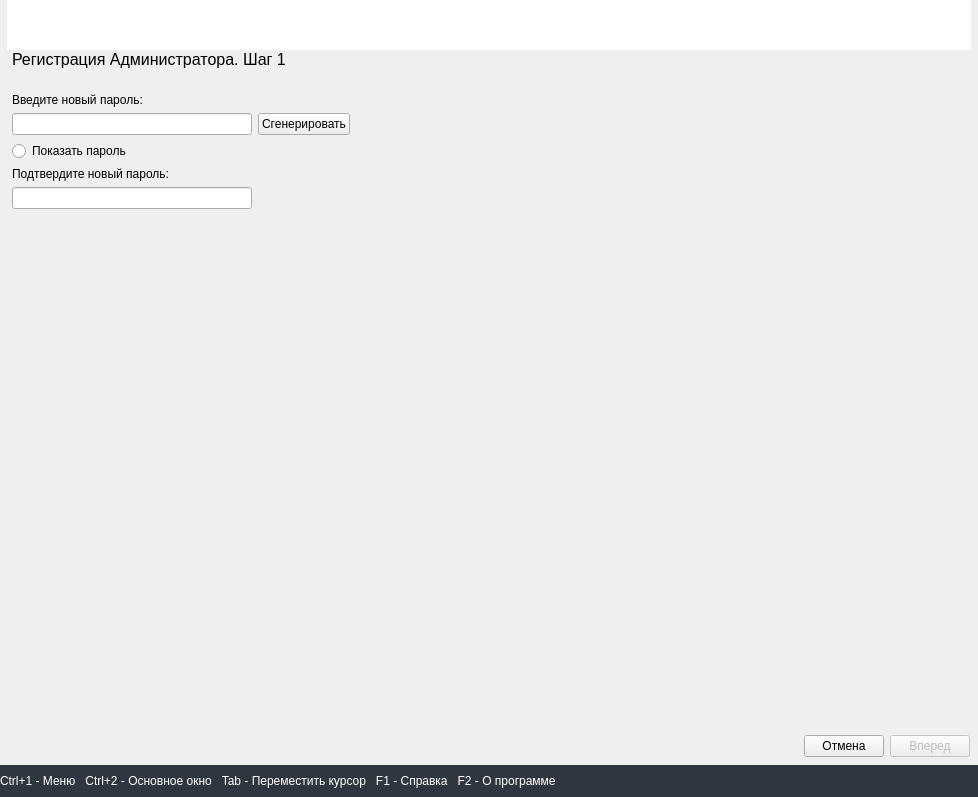
<?xml version="1.0" encoding="UTF-8"?>
<ui version="4.0">
 <class>AdminRegistrationWizard</class>
 <widget class="QWidget" name="AdminRegistrationWizard">
  <property name="geometry">
   <rect>
    <x>0</x>
    <y>0</y>
    <width>978</width>
    <height>797</height>
   </rect>
  </property>
  <property name="focusPolicy">
   <enum>Qt::StrongFocus</enum>
  </property>
  <property name="windowTitle">
   <string>Form</string>
  </property>
  <layout class="QVBoxLayout" name="verticalLayout">
   <property name="spacing">
    <number>0</number>
   </property>
   <property name="leftMargin">
    <number>0</number>
   </property>
   <property name="topMargin">
    <number>0</number>
   </property>
   <property name="rightMargin">
    <number>0</number>
   </property>
   <property name="bottomMargin">
    <number>0</number>
   </property>
   <item>
    <layout class="QHBoxLayout" name="top_horizontal_layout" stretch="0,1,0">
     <property name="spacing">
      <number>0</number>
     </property>
     <item>
      <widget class="QLabel" name="left_label">
       <property name="sizePolicy">
        <sizepolicy hsizetype="Minimum" vsizetype="Preferred">
         <horstretch>0</horstretch>
         <verstretch>0</verstretch>
        </sizepolicy>
       </property>
       <property name="minimumSize">
        <size>
         <width>0</width>
         <height>50</height>
        </size>
       </property>
       <property name="text">
        <string/>
       </property>
       <property name="pixmap">
        <pixmap>../img/top_left.png</pixmap>
       </property>
      </widget>
     </item>
     <item>
      <widget class="QLabel" name="middle_label">
       <property name="sizePolicy">
        <sizepolicy hsizetype="Preferred" vsizetype="Fixed">
         <horstretch>0</horstretch>
         <verstretch>0</verstretch>
        </sizepolicy>
       </property>
       <property name="minimumSize">
        <size>
         <width>100</width>
         <height>50</height>
        </size>
       </property>
       <property name="styleSheet">
        <string notr="true">background-color: white</string>
       </property>
       <property name="text">
        <string/>
       </property>
      </widget>
     </item>
     <item>
      <widget class="QLabel" name="right_label">
       <property name="sizePolicy">
        <sizepolicy hsizetype="Minimum" vsizetype="Preferred">
         <horstretch>0</horstretch>
         <verstretch>0</verstretch>
        </sizepolicy>
       </property>
       <property name="minimumSize">
        <size>
         <width>0</width>
         <height>50</height>
        </size>
       </property>
       <property name="text">
        <string/>
       </property>
       <property name="pixmap">
        <pixmap>../img/top_right_i.png</pixmap>
       </property>
      </widget>
     </item>
    </layout>
   </item>
   <item>
    <widget class="QStackedWidget" name="stacked_widget">
     <property name="currentIndex">
      <number>0</number>
     </property>
     <widget class="QWidget" name="page_1">
      <layout class="QVBoxLayout" name="verticalLayout_5">
       <property name="leftMargin">
        <number>12</number>
       </property>
       <property name="topMargin">
        <number>0</number>
       </property>
       <property name="rightMargin">
        <number>0</number>
       </property>
       <property name="bottomMargin">
        <number>0</number>
       </property>
       <item>
        <widget class="QLabel" name="step_label_1">
         <property name="font">
          <font>
           <pointsize>12</pointsize>
          </font>
         </property>
         <property name="text">
          <string>Регистрация Администратора. Шаг 1
</string>
         </property>
        </widget>
       </item>
       <item>
        <widget class="QLabel" name="enter_passwd_label">
         <property name="text">
          <string>Введите новый пароль:</string>
         </property>
        </widget>
       </item>
       <item>
        <layout class="QHBoxLayout" name="horizontal_layout_1">
         <item>
          <widget class="QLineEdit" name="passwd_line_edit">
           <property name="minimumSize">
            <size>
             <width>240</width>
             <height>0</height>
            </size>
           </property>
           <property name="maximumSize">
            <size>
             <width>240</width>
             <height>16777215</height>
            </size>
           </property>
           <property name="echoMode">
            <enum>QLineEdit::Password</enum>
           </property>
          </widget>
         </item>
         <item>
          <widget class="QPushButton" name="passwd_gen_push_button">
           <property name="text">
            <string>Сгенерировать</string>
           </property>
          </widget>
         </item>
         <item>
          <spacer name="horizontal_spacer_1">
           <property name="orientation">
            <enum>Qt::Horizontal</enum>
           </property>
           <property name="sizeHint" stdset="0">
            <size>
             <width>40</width>
             <height>20</height>
            </size>
           </property>
          </spacer>
         </item>
        </layout>
       </item>
       <item>
        <widget class="QRadioButton" name="show_passwd_radio_button">
         <property name="text">
          <string>Показать пароль</string>
         </property>
        </widget>
       </item>
       <item>
        <widget class="QLabel" name="confirm_passwd_label">
         <property name="text">
          <string>Подтвердите новый пароль:</string>
         </property>
        </widget>
       </item>
       <item>
        <widget class="QLineEdit" name="passwd_confirm_line_edit">
         <property name="minimumSize">
          <size>
           <width>240</width>
           <height>0</height>
          </size>
         </property>
         <property name="maximumSize">
          <size>
           <width>240</width>
           <height>16777215</height>
          </size>
         </property>
         <property name="text">
          <string/>
         </property>
         <property name="echoMode">
          <enum>QLineEdit::Password</enum>
         </property>
        </widget>
       </item>
       <item>
        <spacer name="vertical_spacer_1">
         <property name="orientation">
          <enum>Qt::Vertical</enum>
         </property>
         <property name="sizeHint" stdset="0">
          <size>
           <width>20</width>
           <height>450</height>
          </size>
         </property>
        </spacer>
       </item>
       <item>
        <layout class="QHBoxLayout" name="horizontal_layout_2">
         <property name="rightMargin">
          <number>8</number>
         </property>
         <property name="bottomMargin">
          <number>8</number>
         </property>
         <item>
          <spacer name="horizontal_spacer_2">
           <property name="orientation">
            <enum>Qt::Horizontal</enum>
           </property>
           <property name="sizeHint" stdset="0">
            <size>
             <width>40</width>
             <height>20</height>
            </size>
           </property>
          </spacer>
         </item>
         <item>
          <widget class="QPushButton" name="cancel_push_button_1">
           <property name="text">
            <string>Отмена</string>
           </property>
          </widget>
         </item>
         <item>
          <widget class="QPushButton" name="next_push_button">
           <property name="enabled">
            <bool>false</bool>
           </property>
           <property name="text">
            <string>Вперед</string>
           </property>
          </widget>
         </item>
        </layout>
       </item>
      </layout>
     </widget>
     <widget class="QWidget" name="page_2">
      <layout class="QVBoxLayout" name="verticalLayout_6">
       <property name="leftMargin">
        <number>12</number>
       </property>
       <property name="topMargin">
        <number>0</number>
       </property>
       <property name="rightMargin">
        <number>0</number>
       </property>
       <property name="bottomMargin">
        <number>0</number>
       </property>
       <item>
        <widget class="QLabel" name="step_label_2">
         <property name="font">
          <font>
           <pointsize>12</pointsize>
          </font>
         </property>
         <property name="text">
          <string>Регистрация Администоратора. Шаг 2
</string>
         </property>
        </widget>
       </item>
       <item>
        <widget class="QTableWidget" name="table_widget">
         <column>
          <property name="text">
           <string>Операция</string>
          </property>
         </column>
         <column>
          <property name="text">
           <string>Идентификатор</string>
          </property>
         </column>
         <column>
          <property name="text">
           <string>Результат</string>
          </property>
         </column>
        </widget>
       </item>
       <item>
        <spacer name="vertical_spacer_2">
         <property name="orientation">
          <enum>Qt::Vertical</enum>
         </property>
         <property name="sizeHint" stdset="0">
          <size>
           <width>20</width>
           <height>538</height>
          </size>
         </property>
        </spacer>
       </item>
       <item>
        <layout class="QHBoxLayout" name="horizontal_layout_3">
         <property name="rightMargin">
          <number>8</number>
         </property>
         <property name="bottomMargin">
          <number>8</number>
         </property>
         <item>
          <spacer name="horizontal_spacer_3">
           <property name="orientation">
            <enum>Qt::Horizontal</enum>
           </property>
           <property name="sizeHint" stdset="0">
            <size>
             <width>40</width>
             <height>20</height>
            </size>
           </property>
          </spacer>
         </item>
         <item>
          <widget class="QPushButton" name="cancel_push_button_2">
           <property name="enabled">
            <bool>true</bool>
           </property>
           <property name="text">
            <string>Отмена</string>
           </property>
          </widget>
         </item>
         <item>
          <widget class="QPushButton" name="finish_push_button">
           <property name="enabled">
            <bool>false</bool>
           </property>
           <property name="text">
            <string>Вперед</string>
           </property>
          </widget>
         </item>
        </layout>
       </item>
      </layout>
     </widget>
    </widget>
   </item>
   <item>
    <widget class="QLabel" name="settings_bottom_label">
     <property name="minimumSize">
      <size>
       <width>0</width>
       <height>32</height>
      </size>
     </property>
     <property name="styleSheet">
      <string notr="true">            QWidget {
                font: 8pt 'Monospace Regular';
                color: white;
                background-color: #30363F;
            }
</string>
     </property>
     <property name="text">
      <string>Ctrl+1 - Меню   Ctrl+2 - Основное окно   Tab - Переместить курсор   F1 - Справка   F2 - О программе</string>
     </property>
    </widget>
   </item>
  </layout>
 </widget>
 <tabstops>
  <tabstop>passwd_gen_push_button</tabstop>
  <tabstop>passwd_line_edit</tabstop>
  <tabstop>passwd_confirm_line_edit</tabstop>
  <tabstop>show_passwd_radio_button</tabstop>
  <tabstop>next_push_button</tabstop>
  <tabstop>cancel_push_button_1</tabstop>
  <tabstop>table_widget</tabstop>
  <tabstop>cancel_push_button_2</tabstop>
  <tabstop>finish_push_button</tabstop>
 </tabstops>
 <resources/>
 <connections/>
</ui>
